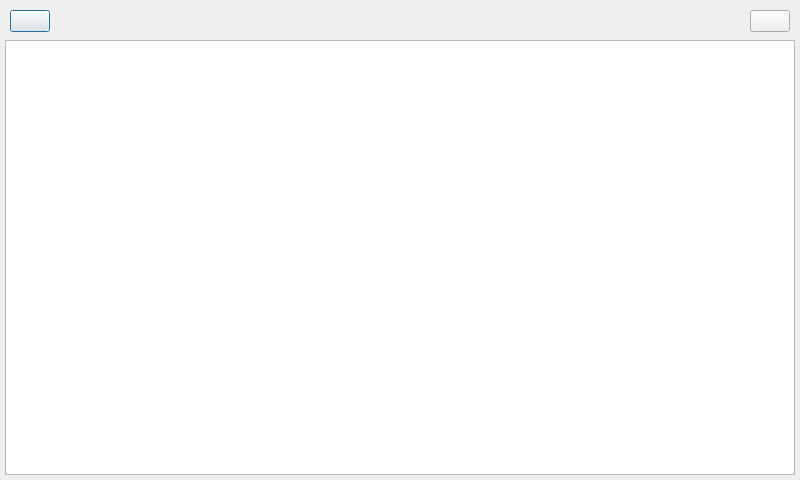
<?xml version="1.0" encoding="UTF-8"?>
<ui version="4.0">
 <class>Configuration</class>
 <widget class="QDialog" name="Configuration">
  <property name="geometry">
   <rect>
    <x>0</x>
    <y>0</y>
    <width>800</width>
    <height>480</height>
   </rect>
  </property>
  <property name="sizePolicy">
   <sizepolicy hsizetype="Fixed" vsizetype="Fixed">
    <horstretch>0</horstretch>
    <verstretch>0</verstretch>
   </sizepolicy>
  </property>
  <property name="windowTitle">
   <string>Configuration</string>
  </property>
  <property name="windowIcon">
   <iconset resource="assets.qrc">
    <normaloff>:/assets/xitongpeizhi.svg</normaloff>:/assets/xitongpeizhi.svg</iconset>
  </property>
  <layout class="QVBoxLayout" name="verticalLayout" stretch="1,7">
   <property name="spacing">
    <number>3</number>
   </property>
   <property name="leftMargin">
    <number>5</number>
   </property>
   <property name="topMargin">
    <number>5</number>
   </property>
   <property name="rightMargin">
    <number>5</number>
   </property>
   <property name="bottomMargin">
    <number>5</number>
   </property>
   <item>
    <layout class="QHBoxLayout" name="horizontalLayout_3">
     <property name="leftMargin">
      <number>5</number>
     </property>
     <property name="topMargin">
      <number>5</number>
     </property>
     <property name="rightMargin">
      <number>5</number>
     </property>
     <property name="bottomMargin">
      <number>5</number>
     </property>
     <item>
      <widget class="QPushButton" name="Btn_Back">
       <property name="whatsThis">
        <string>BTStyleSheet2</string>
       </property>
       <property name="text">
        <string/>
       </property>
       <property name="icon">
        <iconset resource="assets.qrc">
         <normaloff>:/assets/huitui.svg</normaloff>:/assets/huitui.svg</iconset>
       </property>
       <property name="iconSize">
        <size>
         <width>72</width>
         <height>72</height>
        </size>
       </property>
      </widget>
     </item>
     <item>
      <spacer name="horizontalSpacer_3">
       <property name="orientation">
        <enum>Qt::Horizontal</enum>
       </property>
       <property name="sizeHint" stdset="0">
        <size>
         <width>40</width>
         <height>20</height>
        </size>
       </property>
      </spacer>
     </item>
     <item>
      <widget class="QPushButton" name="Btn_Logo">
       <property name="styleSheet">
        <string notr="true">border:none;
font: 75 30pt &quot;Gill Sans MT&quot;;
</string>
       </property>
       <property name="text">
        <string/>
       </property>
       <property name="icon">
        <iconset resource="assets.qrc">
         <normaloff>:/assets/xitongpeizhi.svg</normaloff>:/assets/xitongpeizhi.svg</iconset>
       </property>
       <property name="iconSize">
        <size>
         <width>72</width>
         <height>72</height>
        </size>
       </property>
      </widget>
     </item>
     <item>
      <spacer name="horizontalSpacer_4">
       <property name="orientation">
        <enum>Qt::Horizontal</enum>
       </property>
       <property name="sizeHint" stdset="0">
        <size>
         <width>40</width>
         <height>20</height>
        </size>
       </property>
      </spacer>
     </item>
     <item>
      <widget class="QPushButton" name="Btn_Help">
       <property name="whatsThis">
        <string>BTStyleSheet2</string>
       </property>
       <property name="layoutDirection">
        <enum>Qt::RightToLeft</enum>
       </property>
       <property name="text">
        <string/>
       </property>
       <property name="icon">
        <iconset resource="assets.qrc">
         <normaloff>:/assets/help.svg</normaloff>:/assets/help.svg</iconset>
       </property>
       <property name="iconSize">
        <size>
         <width>72</width>
         <height>72</height>
        </size>
       </property>
      </widget>
     </item>
    </layout>
   </item>
   <item>
    <layout class="QGridLayout" name="gridLayout">
     <item row="0" column="0">
      <widget class="QListView" name="Frm_ListView">
       <property name="sizePolicy">
        <sizepolicy hsizetype="Expanding" vsizetype="Expanding">
         <horstretch>0</horstretch>
         <verstretch>0</verstretch>
        </sizepolicy>
       </property>
       <property name="font">
        <font>
         <pointsize>50</pointsize>
        </font>
       </property>
       <property name="editTriggers">
        <set>QAbstractItemView::NoEditTriggers</set>
       </property>
       <property name="resizeMode">
        <enum>QListView::Adjust</enum>
       </property>
      </widget>
     </item>
    </layout>
   </item>
  </layout>
 </widget>
 <resources>
  <include location="assets.qrc"/>
 </resources>
 <connections/>
</ui>
